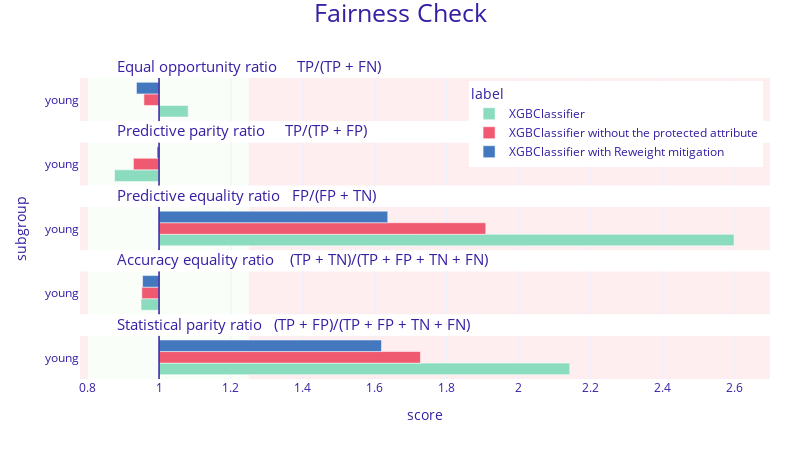

Here is the notebook cell this chart was saved with:
### Code cell
fobject.plot([fobject_without_prot, fobject_reweight], show=False).\
    update_layout(autosize=False, width=800, height=450, legend=dict(yanchor="top", y=0.99, xanchor="right", x=0.99))

### Figure 1 — Plotly figure (JSON) as saved in the notebook; plotly's stock layout.template omitted (floating-point values rounded to 4 significant figures)
{"data": [{"alignmentgroup": "True", "customdata": [["young", 1.081, "XGBClassifier"]], "hovertemplate": "<b>%{customdata[2]}</b><br>Subgroup: %{customdata[0]}<br>Score: %{customdata[1]}<br><extra></extra>", "legendgroup": "XGBClassifier", "marker": {"color": "#8bdcbe", "pattern": {"shape": ""}}, "name": "XGBClassifier", "offsetgroup": "XGBClassifier", "orientation": "h", "showlegend": true, "textposition": "auto", "type": "bar", "x": [0.08108], "xaxis": "x5", "y": [0.5], "yaxis": "y5"}, {"alignmentgroup": "True", "customdata": [["young", 0.876, "XGBClassifier"]], "hovertemplate": "<b>%{customdata[2]}</b><br>Subgroup: %{customdata[0]}<br>Score: %{customdata[1]}<br><extra></extra>", "legendgroup": "XGBClassifier", "marker": {"color": "#8bdcbe", "pattern": {"shape": ""}}, "name": "XGBClassifier", "offsetgroup": "XGBClassifier", "orientation": "h", "showlegend": false, "textposition": "auto", "type": "bar", "x": [-0.1239], "xaxis": "x4", "y": [0.5], "yaxis": "y4"}, {"alignmentgroup": "True", "customdata": [["young", 2.6, "XGBClassifier"]], "hovertemplate": "<b>%{customdata[2]}</b><br>Subgroup: %{customdata[0]}<br>Score: %{customdata[1]}<br><extra></extra>", "legendgroup": "XGBClassifier", "marker": {"color": "#8bdcbe", "pattern": {"shape": ""}}, "name": "XGBClassifier", "offsetgroup": "XGBClassifier", "orientation": "h", "showlegend": false, "textposition": "auto", "type": "bar", "x": [1.6], "xaxis": "x3", "y": [0.5], "yaxis": "y3"}, {"alignmentgroup": "True", "customdata": [["young", 0.95, "XGBClassifier"]], "hovertemplate": "<b>%{customdata[2]}</b><br>Subgroup: %{customdata[0]}<br>Score: %{customdata[1]}<br><extra></extra>", "legendgroup": "XGBClassifier", "marker": {"color": "#8bdcbe", "pattern": {"shape": ""}}, "name": "XGBClassifier", "offsetgroup": "XGBClassifier", "orientation": "h", "showlegend": false, "textposition": "auto", "type": "bar", "x": [-0.05011], "xaxis": "x2", "y": [0.5], "yaxis": "y2"}, {"alignmentgroup": "True", "customdata": [["young", 2.143, "XGBClassifier"]], "hovertemplate": "<b>%{customdata[2]}</b><br>Subgroup: %{customdata[0]}<br>Score: %{customdata[1]}<br><extra></extra>", "legendgroup": "XGBClassifier", "marker": {"color": "#8bdcbe", "pattern": {"shape": ""}}, "name": "XGBClassifier", "offsetgroup": "XGBClassifier", "orientation": "h", "showlegend": false, "textposition": "auto", "type": "bar", "x": [1.143], "xaxis": "x", "y": [0.5], "yaxis": "y"}, {"alignmentgroup": "True", "customdata": [["young", 0.958, "XGBClassifier without the protected attribute"]], "hovertemplate": "<b>%{customdata[2]}</b><br>Subgroup: %{customdata[0]}<br>Score: %{customdata[1]}<br><extra></extra>", "legendgroup": "XGBClassifier without the protected attribute", "marker": {"color": "#f05a71", "pattern": {"shape": ""}}, "name": "XGBClassifier without the protected attribute", "offsetgroup": "XGBClassifier without the protected attribute", "orientation": "h", "showlegend": true, "textposition": "auto", "type": "bar", "x": [-0.04211], "xaxis": "x5", "y": [0.5], "yaxis": "y5"}, {"alignmentgroup": "True", "customdata": [["young", 0.929, "XGBClassifier without the protected attribute"]], "hovertemplate": "<b>%{customdata[2]}</b><br>Subgroup: %{customdata[0]}<br>Score: %{customdata[1]}<br><extra></extra>", "legendgroup": "XGBClassifier without the protected attribute", "marker": {"color": "#f05a71", "pattern": {"shape": ""}}, "name": "XGBClassifier without the protected attribute", "offsetgroup": "XGBClassifier without the protected attribute", "orientation": "h", "showlegend": false, "textposition": "auto", "type": "bar", "x": [-0.0713], "xaxis": "x4", "y": [0.5], "yaxis": "y4"}, {"alignmentgroup": "True", "customdata": [["young", 1.909, "XGBClassifier without the protected attribute"]], "hovertemplate": "<b>%{customdata[2]}</b><br>Subgroup: %{customdata[0]}<br>Score: %{customdata[1]}<br><extra></extra>", "legendgroup": "XGBClassifier without the protected attribute", "marker": {"color": "#f05a71", "pattern": {"shape": ""}}, "name": "XGBClassifier without the protected attribute", "offsetgroup": "XGBClassifier without the protected attribute", "orientation": "h", "showlegend": false, "textposition": "auto", "type": "bar", "x": [0.9091], "xaxis": "x3", "y": [0.5], "yaxis": "y3"}, {"alignmentgroup": "True", "customdata": [["young", 0.952, "XGBClassifier without the protected attribute"]], "hovertemplate": "<b>%{customdata[2]}</b><br>Subgroup: %{customdata[0]}<br>Score: %{customdata[1]}<br><extra></extra>", "legendgroup": "XGBClassifier without the protected attribute", "marker": {"color": "#f05a71", "pattern": {"shape": ""}}, "name": "XGBClassifier without the protected attribute", "offsetgroup": "XGBClassifier without the protected attribute", "orientation": "h", "showlegend": false, "textposition": "auto", "type": "bar", "x": [-0.04797], "xaxis": "x2", "y": [0.5], "yaxis": "y2"}, {"alignmentgroup": "True", "customdata": [["young", 1.727, "XGBClassifier without the protected attribute"]], "hovertemplate": "<b>%{customdata[2]}</b><br>Subgroup: %{customdata[0]}<br>Score: %{customdata[1]}<br><extra></extra>", "legendgroup": "XGBClassifier without the protected attribute", "marker": {"color": "#f05a71", "pattern": {"shape": ""}}, "name": "XGBClassifier without the protected attribute", "offsetgroup": "XGBClassifier without the protected attribute", "orientation": "h", "showlegend": false, "textposition": "auto", "type": "bar", "x": [0.7273], "xaxis": "x", "y": [0.5], "yaxis": "y"}, {"alignmentgroup": "True", "customdata": [["young", 0.937, "XGBClassifier with Reweight mitigation"]], "hovertemplate": "<b>%{customdata[2]}</b><br>Subgroup: %{customdata[0]}<br>Score: %{customdata[1]}<br><extra></extra>", "legendgroup": "XGBClassifier with Reweight mitigation", "marker": {"color": "#4378bf", "pattern": {"shape": ""}}, "name": "XGBClassifier with Reweight mitigation", "offsetgroup": "XGBClassifier with Reweight mitigation", "orientation": "h", "showlegend": true, "textposition": "auto", "type": "bar", "x": [-0.06286], "xaxis": "x5", "y": [0.5], "yaxis": "y5"}, {"alignmentgroup": "True", "customdata": [["young", 0.994, "XGBClassifier with Reweight mitigation"]], "hovertemplate": "<b>%{customdata[2]}</b><br>Subgroup: %{customdata[0]}<br>Score: %{customdata[1]}<br><extra></extra>", "legendgroup": "XGBClassifier with Reweight mitigation", "marker": {"color": "#4378bf", "pattern": {"shape": ""}}, "name": "XGBClassifier with Reweight mitigation", "offsetgroup": "XGBClassifier with Reweight mitigation", "orientation": "h", "showlegend": false, "textposition": "auto", "type": "bar", "x": [-0.005714], "xaxis": "x4", "y": [0.5], "yaxis": "y4"}, {"alignmentgroup": "True", "customdata": [["young", 1.636, "XGBClassifier with Reweight mitigation"]], "hovertemplate": "<b>%{customdata[2]}</b><br>Subgroup: %{customdata[0]}<br>Score: %{customdata[1]}<br><extra></extra>", "legendgroup": "XGBClassifier with Reweight mitigation", "marker": {"color": "#4378bf", "pattern": {"shape": ""}}, "name": "XGBClassifier with Reweight mitigation", "offsetgroup": "XGBClassifier with Reweight mitigation", "orientation": "h", "showlegend": false, "textposition": "auto", "type": "bar", "x": [0.6364], "xaxis": "x3", "y": [0.5], "yaxis": "y3"}, {"alignmentgroup": "True", "customdata": [["young", 0.954, "XGBClassifier with Reweight mitigation"]], "hovertemplate": "<b>%{customdata[2]}</b><br>Subgroup: %{customdata[0]}<br>Score: %{customdata[1]}<br><extra></extra>", "legendgroup": "XGBClassifier with Reweight mitigation", "marker": {"color": "#4378bf", "pattern": {"shape": ""}}, "name": "XGBClassifier with Reweight mitigation", "offsetgroup": "XGBClassifier with Reweight mitigation", "orientation": "h", "showlegend": false, "textposition": "auto", "type": "bar", "x": [-0.04589], "xaxis": "x2", "y": [0.5], "yaxis": "y2"}, {"alignmentgroup": "True", "customdata": [["young", 1.619, "XGBClassifier with Reweight mitigation"]], "hovertemplate": "<b>%{customdata[2]}</b><br>Subgroup: %{customdata[0]}<br>Score: %{customdata[1]}<br><extra></extra>", "legendgroup": "XGBClassifier with Reweight mitigation", "marker": {"color": "#4378bf", "pattern": {"shape": ""}}, "name": "XGBClassifier with Reweight mitigation", "offsetgroup": "XGBClassifier with Reweight mitigation", "orientation": "h", "showlegend": false, "textposition": "auto", "type": "bar", "x": [0.619], "xaxis": "x", "y": [0.5], "yaxis": "y"}], "layout": {"annotations": [{"font": {"size": 15}, "showarrow": false, "text": "Statistical parity ratio   (TP + FP)/(TP + FP + TN + FN)", "x": 0.05, "xanchor": "left", "xref": "paper", "y": 0.144, "yanchor": "bottom", "yref": "paper"}, {"font": {"size": 15}, "showarrow": false, "text": "Accuracy equality ratio    (TP + TN)/(TP + FP + TN + FN)", "x": 0.05, "xanchor": "left", "xref": "paper", "y": 0.358, "yanchor": "bottom", "yref": "paper"}, {"font": {"size": 15}, "showarrow": false, "text": "Predictive equality ratio   FP/(FP + TN)", "x": 0.05, "xanchor": "left", "xref": "paper", "y": 0.572, "yanchor": "bottom", "yref": "paper"}, {"font": {"size": 15}, "showarrow": false, "text": "Predictive parity ratio     TP/(TP + FP)", "x": 0.05, "xanchor": "left", "xref": "paper", "y": 0.786, "yanchor": "bottom", "yref": "paper"}, {"font": {"size": 15}, "showarrow": false, "text": "Equal opportunity ratio     TP/(TP + FN)", "x": 0.05, "xanchor": "left", "xref": "paper", "y": 1, "yanchor": "bottom", "yref": "paper"}], "autosize": false, "barmode": "group", "font": {"color": "#371ea3"}, "height": 450, "legend": {"title": {"text": "label"}, "tracegroupgap": 0, "x": 0.99, "xanchor": "right", "y": 0.99, "yanchor": "top"}, "margin": {"b": 71, "r": 30, "t": 78}, "shapes": [{"fillcolor": "#f05a71", "layer": "below", "line": {"width": 0}, "opacity": 0.1, "type": "rect", "x0": 0.25, "x1": 1.7, "xref": "x", "y0": 0, "y1": 1, "yref": "y"}, {"fillcolor": "#f05a71", "layer": "below", "line": {"width": 0}, "opacity": 0.1, "type": "rect", "x0": -0.22, "x1": -0.2, "xref": "x", "y0": 0, "y1": 1, "yref": "y"}, {"fillcolor": "#c7f5bf", "layer": "below", "line": {"width": 0}, "opacity": 0.1, "type": "rect", "x0": -0.2, "x1": 0.25, "xref": "x", "y0": 0, "y1": 1, "yref": "y"}, {"line": {"color": "#371ea3", "width": 1.5}, "type": "line", "x0": 0, "x1": 0, "xref": "x", "y0": 0, "y1": 1, "yref": "y"}, {"fillcolor": "#f05a71", "layer": "below", "line": {"width": 0}, "opacity": 0.1, "type": "rect", "x0": 0.25, "x1": 1.7, "xref": "x", "y0": 0, "y1": 1, "yref": "y2"}, {"fillcolor": "#f05a71", "layer": "below", "line": {"width": 0}, "opacity": 0.1, "type": "rect", "x0": -0.22, "x1": -0.2, "xref": "x", "y0": 0, "y1": 1, "yref": "y2"}, {"fillcolor": "#c7f5bf", "layer": "below", "line": {"width": 0}, "opacity": 0.1, "type": "rect", "x0": -0.2, "x1": 0.25, "xref": "x", "y0": 0, "y1": 1, "yref": "y2"}, {"line": {"color": "#371ea3", "width": 1.5}, "type": "line", "x0": 0, "x1": 0, "xref": "x", "y0": 0, "y1": 1, "yref": "y2"}, {"fillcolor": "#f05a71", "layer": "below", "line": {"width": 0}, "opacity": 0.1, "type": "rect", "x0": 0.25, "x1": 1.7, "xref": "x", "y0": 0, "y1": 1, "yref": "y3"}, {"fillcolor": "#f05a71", "layer": "below", "line": {"width": 0}, "opacity": 0.1, "type": "rect", "x0": -0.22, "x1": -0.2, "xref": "x", "y0": 0, "y1": 1, "yref": "y3"}, {"fillcolor": "#c7f5bf", "layer": "below", "line": {"width": 0}, "opacity": 0.1, "type": "rect", "x0": -0.2, "x1": 0.25, "xref": "x", "y0": 0, "y1": 1, "yref": "y3"}, {"line": {"color": "#371ea3", "width": 1.5}, "type": "line", "x0": 0, "x1": 0, "xref": "x", "y0": 0, "y1": 1, "yref": "y3"}, {"fillcolor": "#f05a71", "layer": "below", "line": {"width": 0}, "opacity": 0.1, "type": "rect", "x0": 0.25, "x1": 1.7, "xref": "x", "y0": 0, "y1": 1, "yref": "y4"}, {"fillcolor": "#f05a71", "layer": "below", "line": {"width": 0}, "opacity": 0.1, "type": "rect", "x0": -0.22, "x1": -0.2, "xref": "x", "y0": 0, "y1": 1, "yref": "y4"}, {"fillcolor": "#c7f5bf", "layer": "below", "line": {"width": 0}, "opacity": 0.1, "type": "rect", "x0": -0.2, "x1": 0.25, "xref": "x", "y0": 0, "y1": 1, "yref": "y4"}, {"line": {"color": "#371ea3", "width": 1.5}, "type": "line", "x0": 0, "x1": 0, "xref": "x", "y0": 0, "y1": 1, "yref": "y4"}, {"fillcolor": "#f05a71", "layer": "below", "line": {"width": 0}, "opacity": 0.1, "type": "rect", "x0": 0.25, "x1": 1.7, "xref": "x", "y0": 0, "y1": 1, "yref": "y5"}, {"fillcolor": "#f05a71", "layer": "below", "line": {"width": 0}, "opacity": 0.1, "type": "rect", "x0": -0.22, "x1": -0.2, "xref": "x", "y0": 0, "y1": 1, "yref": "y5"}, {"fillcolor": "#c7f5bf", "layer": "below", "line": {"width": 0}, "opacity": 0.1, "type": "rect", "x0": -0.2, "x1": 0.25, "xref": "x", "y0": 0, "y1": 1, "yref": "y5"}, {"line": {"color": "#371ea3", "width": 1.5}, "type": "line", "x0": 0, "x1": 0, "xref": "x", "y0": 0, "y1": 1, "yref": "y5"}], "title": {"font": {"size": 25}, "text": "Fairness Check", "x": 0.5, "y": 0.99}, "width": 800, "xaxis": {"anchor": "y", "domain": [0, 1], "range": [-0.22, 1.7], "ticktext": [0.6, 0.8, 1, 1.2, 1.4, 1.6, 1.8, 2, 2.2, 2.4, 2.6, 1], "tickvals": [-0.4, -0.2, 0, 0.2, 0.4, 0.6, 0.8, 1, 1.2, 1.4, 1.6, 0], "title": {"text": "score"}, "type": "linear"}, "xaxis2": {"anchor": "y2", "domain": [0, 1], "matches": "x", "range": [-0.22, 1.7], "showticklabels": false, "ticktext": [0.6, 0.8, 1, 1.2, 1.4, 1.6, 1.8, 2, 2.2, 2.4, 2.6, 1], "tickvals": [-0.4, -0.2, 0, 0.2, 0.4, 0.6, 0.8, 1, 1.2, 1.4, 1.6, 0], "type": "linear"}, "xaxis3": {"anchor": "y3", "domain": [0, 1], "matches": "x", "range": [-0.22, 1.7], "showticklabels": false, "ticktext": [0.6, 0.8, 1, 1.2, 1.4, 1.6, 1.8, 2, 2.2, 2.4, 2.6, 1], "tickvals": [-0.4, -0.2, 0, 0.2, 0.4, 0.6, 0.8, 1, 1.2, 1.4, 1.6, 0], "type": "linear"}, "xaxis4": {"anchor": "y4", "domain": [0, 1], "matches": "x", "range": [-0.22, 1.7], "showticklabels": false, "ticktext": [0.6, 0.8, 1, 1.2, 1.4, 1.6, 1.8, 2, 2.2, 2.4, 2.6, 1], "tickvals": [-0.4, -0.2, 0, 0.2, 0.4, 0.6, 0.8, 1, 1.2, 1.4, 1.6, 0], "type": "linear"}, "xaxis5": {"anchor": "y5", "domain": [0, 1], "matches": "x", "range": [-0.22, 1.7], "showticklabels": false, "ticktext": [0.6, 0.8, 1, 1.2, 1.4, 1.6, 1.8, 2, 2.2, 2.4, 2.6, 1], "tickvals": [-0.4, -0.2, 0, 0.2, 0.4, 0.6, 0.8, 1, 1.2, 1.4, 1.6, 0], "type": "linear"}, "yaxis": {"anchor": "x", "domain": [0, 0.144], "range": [0, 1], "showgrid": false, "ticktext": ["young"], "tickvals": [0.5], "title": {"text": ""}, "type": "linear", "zeroline": false}, "yaxis2": {"anchor": "x2", "domain": [0.214, 0.358], "matches": "y", "range": [0, 1], "showgrid": false, "ticktext": ["young"], "tickvals": [0.5], "title": {"text": ""}, "type": "linear", "zeroline": false}, "yaxis3": {"anchor": "x3", "domain": [0.428, 0.572], "matches": "y", "range": [0, 1], "showgrid": false, "ticktext": ["young"], "tickvals": [0.5], "title": {"text": "subgroup"}, "type": "linear", "zeroline": false}, "yaxis4": {"anchor": "x4", "domain": [0.642, 0.786], "matches": "y", "range": [0, 1], "showgrid": false, "ticktext": ["young"], "tickvals": [0.5], "title": {"text": ""}, "type": "linear", "zeroline": false}, "yaxis5": {"anchor": "x5", "domain": [0.856, 1], "matches": "y", "range": [0, 1], "showgrid": false, "ticktext": ["young"], "tickvals": [0.5], "title": {"text": ""}, "type": "linear", "zeroline": false}}}
